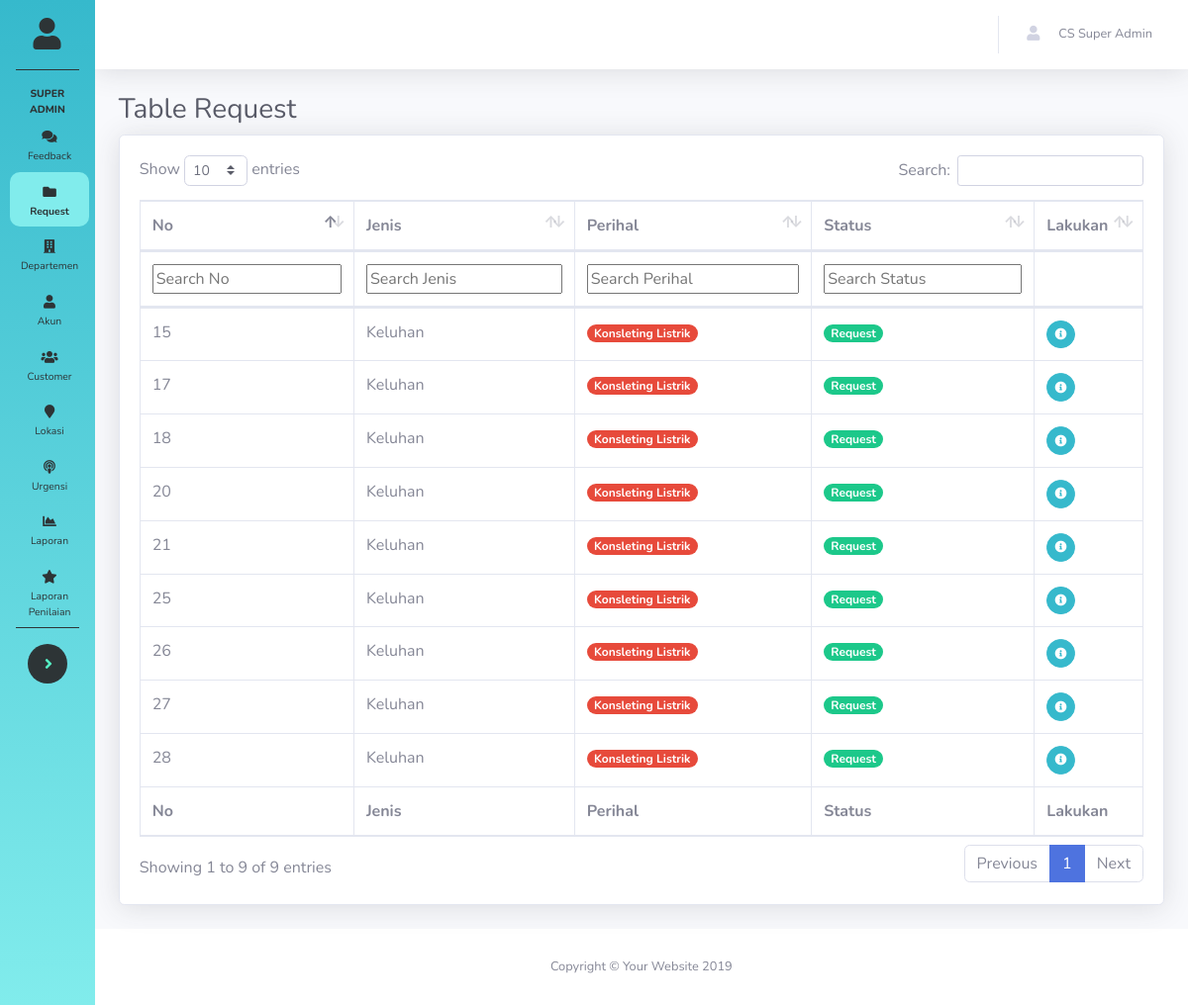
The app's page /Admin/list_request.php (signed in) with its own data.
### tables this page shows
CREATE TABLE `tb_aduan` (
  `id_aduan` int(11) NOT NULL,
  `id_akun` int(11) DEFAULT NULL,
  `id_customer` int(11) DEFAULT NULL,
  `id_unit` int(11) DEFAULT NULL,
  `nama_unit` varchar(200) DEFAULT NULL,
  `nama_departemen` varchar(200) DEFAULT NULL,
  `nama_detail_lokasi` varchar(200) DEFAULT NULL,
  `nama_lokasi` varchar(200) DEFAULT NULL,
  `jenis` varchar(10) NOT NULL,
  `urgensi` tinyint(4) DEFAULT 0,
  `perihal` text NOT NULL,
  `pelapor` varchar(20) NOT NULL,
  `ket` text NOT NULL,
  `status` varchar(12) NOT NULL,
  `waktu` datetime DEFAULT NULL,
  `waktu_kirim` datetime NOT NULL,
  `waktu_kejadian` date DEFAULT NULL,
  `keterangan_kejadian` text DEFAULT NULL,
  `foto` text DEFAULT NULL,
  `level` int(11) NOT NULL
);

### Admin/list_request.php (the view, shortened to what this page needs)
<?php
    include 'header.php';
?>
        <div class="container-fluid">
          <h1 class="h3 mb-2 text-gray-800">Table Request</h1>
          <div class="card shadow mb-4">
            <div class="card-body">
              <div class="table-responsive">
                <table class="table table-bordered" id="dataTable" width="100%" cellspacing="0">
                  <thead>
                    <tr>
                      <th>No</th>
                      <th>Jenis</th>
                      <th>Perihal</th>
                      <th>Status</th>
                      <th>Lakukan</th>
                    </tr>
                  </thead>
                  <tfoot>
                    <tr>
                      <th>No</th>
                      <th>Jenis</th>
                      <th>Perihal</th>
                      <th>Status</th>
                      <th>Lakukan</th>
                    </tr>
                  </tfoot>
                  <tbody>
                    <?php
                        $mahasiswa = mysqli_query($koneksi, "SELECT * from tb_aduan WHERE (status = 'Request' or status='Returned') and level > -1 ORDER BY waktu DESC") or die(mysqli_error($koneksi));
                      foreach ( $mahasiswa as $row){
                          echo "<tr>
                              <td>".$row['id_aduan']."</td>
                              <td>".$row['jenis']."</td>";
                              if($row['urgensi']==1){
                                echo"<td><span class='badge badge-pill badge-danger' style='width:auto;'>".$row['perihal']."</span></td>";
                              }else{
                                echo
                                "<td>".$row['perihal']."</td>";
                              }
                              if($row['status']=='Returned'){
                                echo"<td><span class='badge badge-pill badge-danger' style='width:auto;'>".$row['status']."</span></td>";
                              } else {
                                    echo"<td>
                                          <span class='badge badge-pill badge-success' style='width:auto;'>".$row['status']."</span>
                                    </td>";
                              }
                              echo"
                              <td>
                                  <a href='detail_request.php?id=".$row['id_aduan']."' class='btn btn-info btn-circle btn-sm'>
                                    <i class='fas fa-info-circle'></i>
                                  </a>
                              </td>
                            </tr>";
                          }
                    ?>
                  </tbody>
                </table>
              </div>
            </div>
          </div>
        </div>
      </div>
<?php include 'footer.php';
?>

### records on screen
tb_aduan: id_aduan "28", jenis "Keluhan", perihal "Konsleting Listrik", status "Request"
tb_aduan: id_aduan "27", jenis "Keluhan", perihal "Konsleting Listrik", status "Request"
tb_aduan: id_aduan "26", jenis "Keluhan", perihal "Konsleting Listrik", status "Request"
tb_aduan: id_aduan "25", jenis "Keluhan", perihal "Konsleting Listrik", status "Request"
tb_aduan: id_aduan "21", jenis "Keluhan", perihal "Konsleting Listrik", status "Request"
tb_aduan: id_aduan "20", jenis "Keluhan", perihal "Konsleting Listrik", status "Request"
tb_aduan: id_aduan "18", jenis "Keluhan", perihal "Konsleting Listrik", status "Request"
tb_aduan: id_aduan "17", jenis "Keluhan", perihal "Konsleting Listrik", status "Request"
tb_aduan: id_aduan "15", jenis "Keluhan", perihal "Konsleting Listrik", status "Request"

### other values on screen
$_SESSION['hak_akses'] "SUPER ADMIN"
$_SESSION['nama'] "CS Super Admin"
